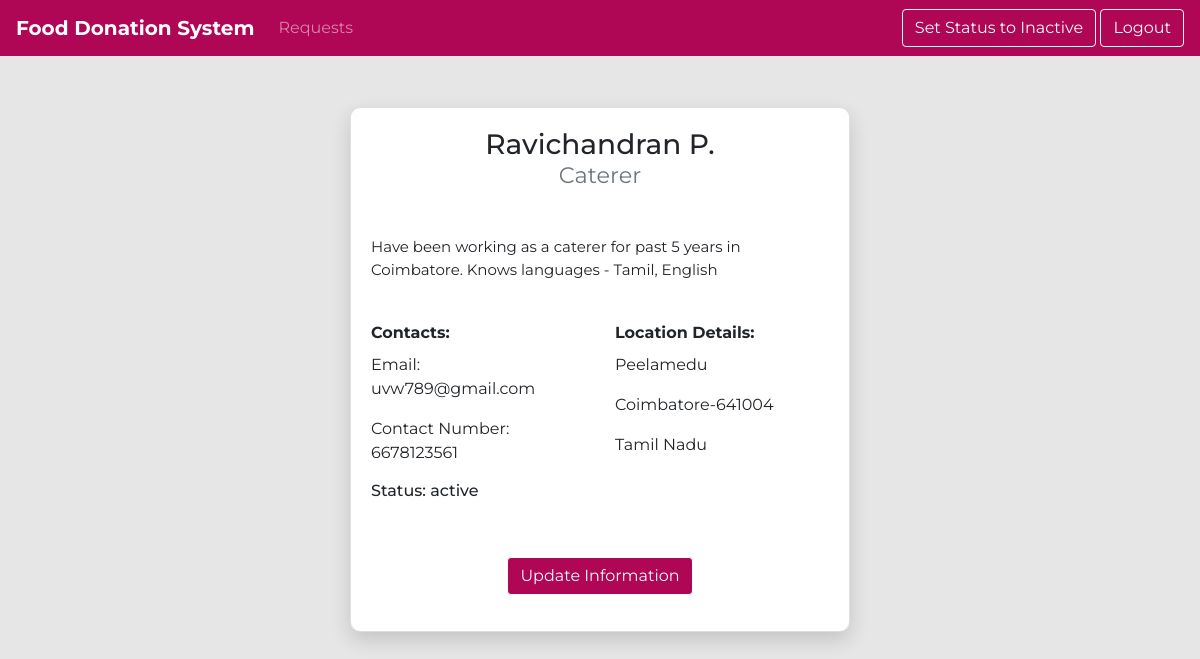
The page /home.php (signed in) on the database its author committed.
### tables this page shows
CREATE TABLE `caterer_status` (
  `cno` int(11) NOT NULL,
  `Email` varchar(60) NOT NULL,
  `Status` varchar(30) NOT NULL
);

CREATE TABLE `signup` (
  `Email` varchar(30) NOT NULL,
  `Password` varchar(60) NOT NULL,
  `Role` varchar(20) NOT NULL,
  `Name` varchar(60) NOT NULL,
  `Contact` varchar(20) NOT NULL,
  `About` varchar(500) NOT NULL,
  `Address` varchar(200) NOT NULL,
  `City` varchar(20) NOT NULL,
  `Pincode` varchar(10) NOT NULL,
  `State` varchar(20) NOT NULL,
  `token` longtext NOT NULL
);

### home.php (the view, shortened to what this page needs)
<?php
    include "dbconnection.php";
        ?>
        <?php
    $Email = $_SESSION['EMAIL'];
?>
<!DOCTYPE html>
<html lang="en">
<head>
    <link href="https://maxcdn.bootstrapcdn.com/bootstrap/4.0.0/css/bootstrap.min.css"
 rel="stylesheet" >
</head>
<body>
    <nav class="navbar navbar-expand-sm navbar-dark bg-dark">
        <a href="#" class="navbar-brand">Food Donation System</a>
        <?php
         if($_SESSION['ROLE'] == "Restaurant"){
        ?>
        <div class="collapse navbar-collapse" id="navbarMenu">
            <ul class="navbar-nav">
                <li class="nav-item">
                    <a href="requests.php" class="nav-link">Requests</a>
                </li>
                <li class="nav-item">
                    <a href="acceptedrequests.php" class="nav-link">Accepted Requests</a>
                </li>
            </ul>
        </div>
        <?php
          }
          elseif($_SESSION['ROLE'] == "Caterer"){
            $query = "select * from caterer_status ";
            $query .= "where Email='$Email'";
            $result = mysqli_query($connection, $query);
            while($row=$result->fetch_assoc()){
                $status=$row['Status'];
                if($status == 'inactive'){
                    $x="Active";
                }
                else{
                    $x="Inactive";
                }
            }
          ?>
          <div class="collapse navbar-collapse" id="navbarMenu">
            <ul class="navbar-nav">
                <li class="nav-item">
                    <a href="catererrequests.php" class="nav-link">Requests</a>
                </li>
            </ul>
        </div>
        <button class="btn btn-outline-light my-2 my-sm-0" onclick="window.location='togglestate.php?status=<?php echo $status?>'" name="logout" type="Logout"><?php echo "Set Status to ".$x?></button>
          <?php
          }
          ?>
          <?php
          if($_SESSION['ROLE'] == "Caterer"){
           ?>
           <button class="btn btn-outline-light my-2 my-sm-0" onclick="window.location='setinactive.php?email=<?php echo $_SESSION['EMAIL'] ?>'" name="logout" type="Logout">Logout</button>
           <?php
          }else{
          ?>
        <button class="btn btn-outline-light my-2 my-sm-0" onclick="window.location='SignIn.php'" name="logout" type="Logout">Logout</button>
        <?php
          }
          ?>
    </nav>
    <div class="container">
        <div class="row">
            <div class="col-md-12">
            </div>
        </div>
    </div>
    <?php
     $Email = $_SESSION['EMAIL'];
     $query = "select * from signup ";
     $query .= "where Email='$Email'";
     $result = mysqli_query($connection, $query);
    while($row=$result->fetch_assoc()){
         $role = $_SESSION['ROLE'];
         $name = $row['Name'];
         $about = $row['About'];
         $contact = $row['Contact'];
         $address = $row['Address'];
         $city = $row['City'];
         $pincode = $row['Pincode'];
         $state = $row['State'];
    }
    ?>
    <div class="page-wrapper bg-gra-02 p-t-130 p-b-100 ">
        <div class="wrapper wrapper--w680">
            <div class="card card-4">
                <div class="card-body">
                    <h3 class="title text-center" id="heading-k"><?php echo $name; ?><br><p class="text-muted mb-0 small"><?php echo $role; ?></p></h3> <br>
                        <div class="form-group">
                        <div class="row pt-3">
                            <div class="col">
                                <label for="name">
                                        <p id="about"><?php echo $about; ?></p>
                                    </label>
                            </div>
                        </div>
                        <div class="row pt-3">
                            <div class="col">
                                <label for="name"><b>
                                        <h7> Contacts:</h7>
                                    </b></label>
                                     <p><?php echo "Email: ".$Email; ?></p>
                                     <p><?php echo "Contact Number: ".$contact; ?></p>
                            </div>
                            <div class="col">
                                <label for="pass"><b>
                                        <h7>Location Details:</h7>
                                    </b></label>
                                    <p><?php echo $address; ?></p>
                                     <p><?php echo $city."-".$pincode; ?></p>
                                     <p><?php echo $state; ?></p>
                            </div>
                        </div>
                        <?php
                        if($role == "Caterer"){
                              ?>
                             <h6><?php echo "Status: ".$status ?></h6>
                            <?php
                        }
                        ?>
                       <br>
                        <br>
                         <center>
                        <button id="update" class="btn btn-outline-light my-2 my-sm-0" data-toggle="modal" data-target="#exampleModal">Update Information</button>
                        </center>
                </div>
            </div>
        </div>
    </div>
</body>
</html>

### home.php (style rules this page uses)
body { font-family: montserrat, arial, verdana; background: rgb(230,230,230) !important; }
.navbar { background-color:rgb(175, 6, 85) !important; }
.navbar-brand { font-weight: bold !important; }
.card-4 { background: white !important; ; -webkit-border-radius: 10px; -moz-border-radius: 10px; border-radius: 10px; -webkit-box-shadow: 0px 8px 20px 0px rgba(0, 0, 0, 0.15); -moz-box-shadow: 0px 8px 20px 0px rgba(0, 0, 0, 0.15); box-shadow: 0px 8px 20px 0px rgba(0, 0, 0, 0.15); }
.p-t-130 { padding-top: 50px; }
.p-b-100 { padding-bottom: 300px; }
.page-wrapper { min-height: 50vh; }
.wrapper { margin: 0 auto; }
.wrapper--w680 { max-width: 500px; }
* { margin: 0; padding: 0; }
html { height: 100%; }
#about { font-size:15px; }
#update { background-color:rgb(175, 6, 85) !important; }

### rows shown on the page
caterer_status: Status "Inactive", Status "active"
signup: Name "Ravichandran P.", About "Have been working as a caterer for past 5 years in Coimbatore. Knows languages - Tamil, English", Contact "6678123561", Address "Peelamedu", City "Coimbatore", Pincode "641004", State "Tamil Nadu"

### other values the page prints
$role "Caterer"
$Email "uvw789@gmail.com"
